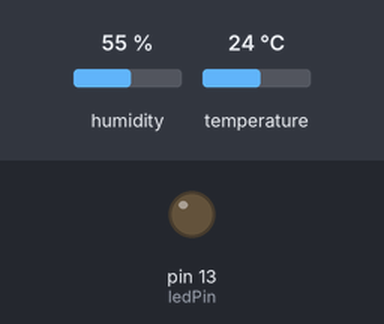
The sketch below on a simulated Arduino Uno, built with avr-gcc and run on an emulated ATmega328P. Shown: output pins drawn as LEDs (lit = HIGH). The inputs (shaded band) are chosen by the test bench; at power-on: humidity 55 %, temperature 24 °C.

Above: at 2.2 s.
At 18.14 s:
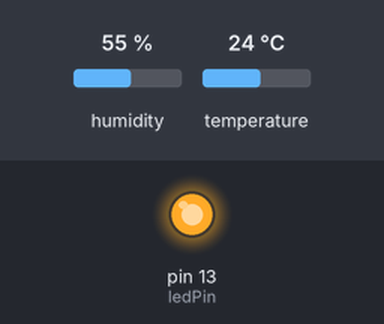
Timing chart, 0 to 22.2 s (numbered marks = the images above):
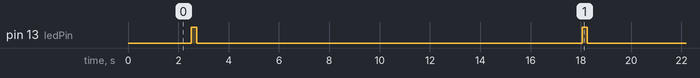

Measured:
- by itself, pin 13 (ledPin): alternates HIGH for 0.20 s and LOW for 15.3 s

The sketch:

dht11Gemini.ino
```cpp
#include <DHT11.h>

DHT11 dht11(2);
const int ledPin = 13; // Onboard LED

// Accumulators
float tempSum = 0;
float humSum = 0;
int readCount = 0;

// Timing: 15 seconds
unsigned long sampleInterval = 15000;

void setup() {
    Serial.begin(9600);
    pinMode(ledPin, OUTPUT);
    delay(2000); // Initial boot delay
}

void loop() {
    int temperature = 0;
    int humidity = 0;
    int result = dht11.readTemperatureHumidity(temperature, humidity);
 // Serial.println(temperature);
    // 1. Flash LED for feedback
    digitalWrite(ledPin, HIGH);
    delay(200);
    digitalWrite(ledPin, LOW);


    // 2. Process reading
    if (result == 0 && temperature < 100 && humidity <= 100) {
        tempSum += temperature;
        humSum += humidity;
        readCount++;
    //   Serial.print(readCount,temperature);
    }

    // 3. Check if we reached 60 readings (15 minutes) now 1.5 for testing
    if (readCount >= 60) {
        // Calculate the Means
        float avgTemp = tempSum / (float)readCount;
        float avgHum = humSum / (float)readCount;

        // Send to Plotly Dashboard
        Serial.print(avgTemp);
        Serial.print(",");
        Serial.println(avgHum);

        // Reset for next 15-minute block
        tempSum = 0;
        humSum = 0;
        readCount = 0;
    }

    // 4. Wait 15 seconds for next sample
    // Subtracting the 200ms LED delay for precision
    delay(sampleInterval - 200);
}
```
